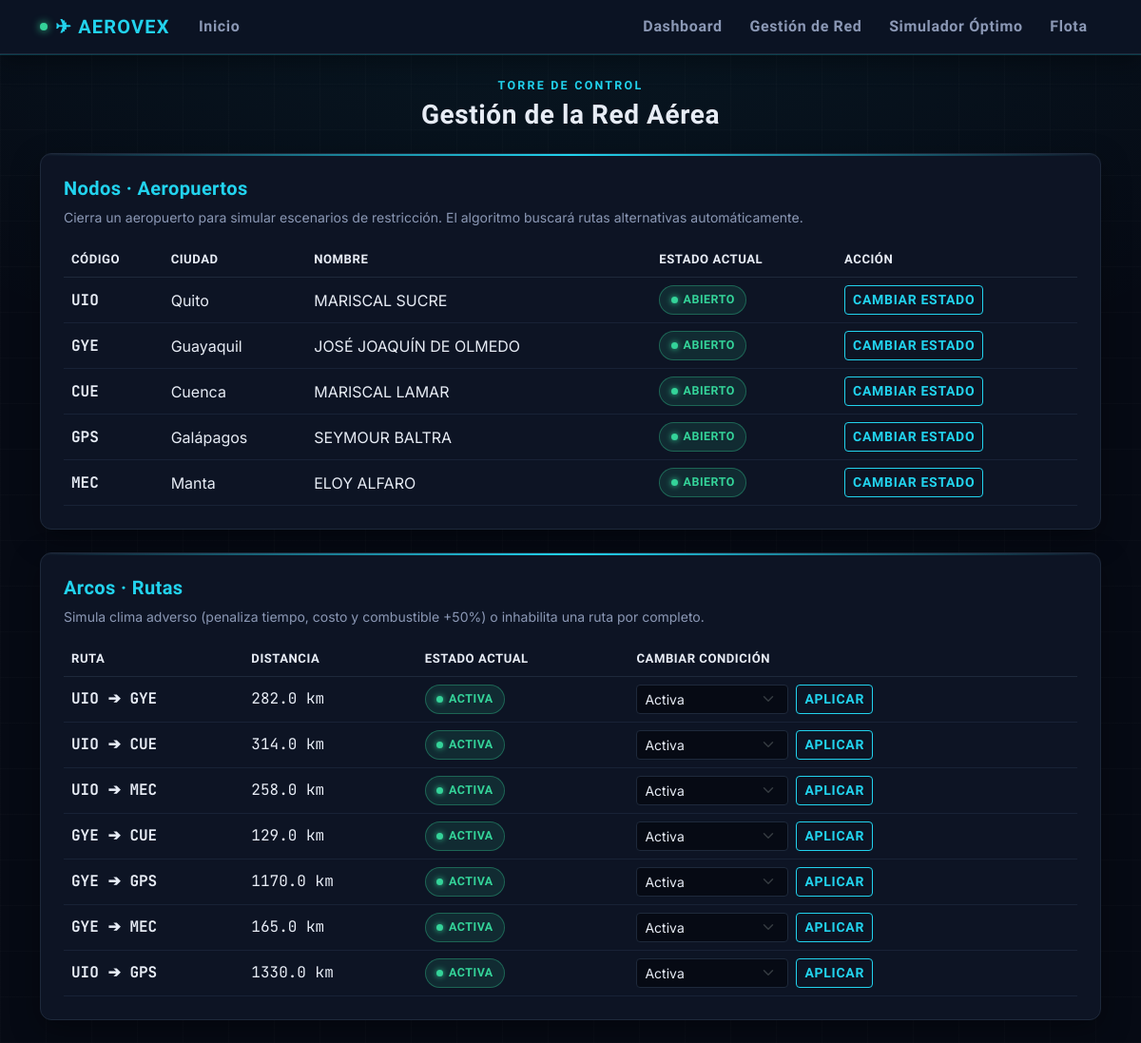
The page /aeropuertos on the database as committed earlier.
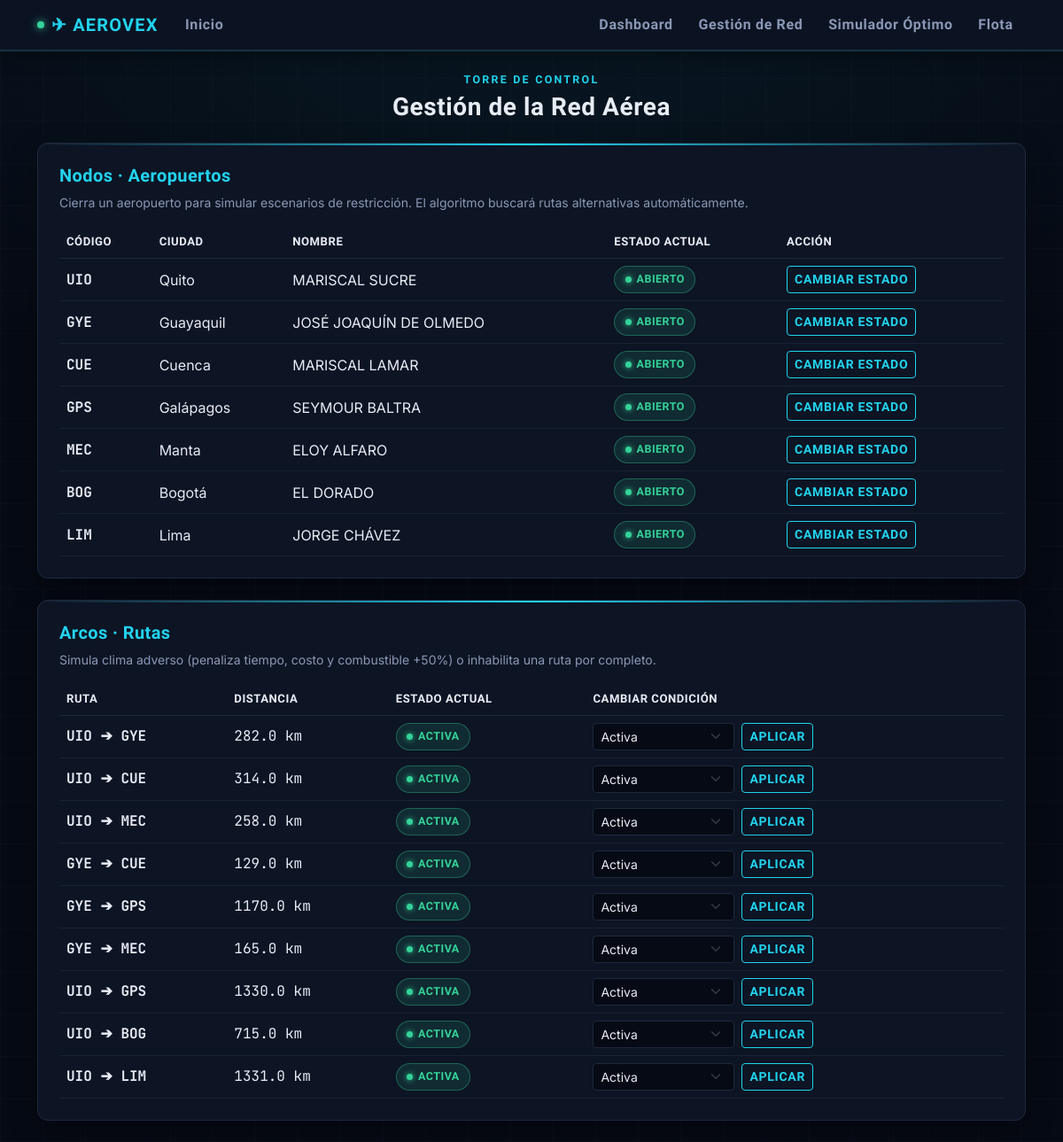
The same page on the database as committed later.
### models.py (models this page shows)
class Aeropuerto(db.Model):
    id = db.Column(db.Integer, primary_key=True)
    codigo = db.Column(db.String(10), unique=True, nullable=False)
    nombre = db.Column(db.String(100), nullable=False)
    ciudad = db.Column(db.String(100), nullable=False)
    latitud = db.Column(db.Float, nullable=False)
    longitud = db.Column(db.Float, nullable=False)
    estado = db.Column(db.String(20), default="Abierto")

class Ruta(db.Model):
    id = db.Column(db.Integer, primary_key=True)
    origen_id = db.Column(db.Integer, db.ForeignKey('aeropuerto.id'), nullable=False)
    destino_id = db.Column(db.Integer, db.ForeignKey('aeropuerto.id'), nullable=False)
    distancia = db.Column(db.Float, nullable=False)
    tiempo = db.Column(db.Float, nullable=False)
    costo = db.Column(db.Float, nullable=False)
    consumo = db.Column(db.Float, nullable=False)
    estado = db.Column(db.String(30), default="Activa")
    origen = db.relationship("Aeropuerto", foreign_keys=[origen_id])
    destino = db.relationship("Aeropuerto", foreign_keys=[destino_id])

### app.py (the view, shortened to what this page needs)
@app.route("/aeropuertos", methods=["GET", "POST"])
def aeropuertos():
    lista_aero = Aeropuerto.query.all()
    lista_rutas = Ruta.query.all()
    rutas_unicas = [r for r in lista_rutas if r.origen_id < r.destino_id]
    return render_template("aeropuertos.html", aeropuertos=lista_aero, rutas=rutas_unicas)

### templates/aeropuertos.html (shortened to what this page needs)
{% extends 'base.html' %}
{% block content %}
<div class="mb-4 text-center">
    <div class="eyebrow mb-1">TORRE DE CONTROL</div>
    <h3 class="display-heading mb-0">Gestión de la Red Aérea</h3>
</div>
<div class="row mb-4">
    <div class="col-12">
        <div class="card p-4 panel-glow">
            <h5 style="color: var(--cyan);">Nodos · Aeropuertos</h5>
            <p class="text-secondary small mb-3">Cierra un aeropuerto para simular escenarios de restricción. El algoritmo buscará rutas alternativas automáticamente.</p>
            <div class="table-responsive">
                <table class="table table-hover align-middle mb-0">
                    <thead>
                        <tr>
                            <th>Código</th>
                            <th>Ciudad</th>
                            <th>Nombre</th>
                            <th>Estado actual</th>
                            <th>Acción</th>
                        </tr>
                    </thead>
                    <tbody>
                        {% for a in aeropuertos %}
                        <tr>
                            <td class="data-readout fw-bold" style="color: var(--cyan);">{{ a.codigo }}</td>
                            <td>{{ a.ciudad }}</td>
                            <td class="text-secondary">{{ a.nombre }}</td>
                            <td>
                                {% if a.estado == 'Abierto' %}
                                    <span class="badge-estado badge-abierto">Abierto</span>
                                {% else %}
                                    <span class="badge-estado badge-cerrado">Cerrado</span>
                                {% endif %}
                            </td>
                            <td>
                                <a href="/toggle_aeropuerto/{{ a.id }}" class="btn btn-sm btn-neon">Cambiar estado</a>
                            </td>
                        </tr>
                        {% endfor %}
                    </tbody>
                </table>
            </div>
        </div>
    </div>
</div>
<div class="row mb-4">
    <div class="col-12">
        <div class="card p-4 panel-glow">
            <h5 style="color: var(--cyan);">Arcos · Rutas</h5>
            <p class="text-secondary small mb-3">Simula clima adverso (penaliza tiempo, costo y combustible +50%) o inhabilita una ruta por completo.</p>
            <div class="table-responsive">
                <table class="table table-hover align-middle mb-0">
                    <thead>
                        <tr>
                            <th>Ruta</th>
                            <th>Distancia</th>
                            <th>Estado actual</th>
                            <th>Cambiar condición</th>
                        </tr>
                    </thead>
                    <tbody>
                        {% for r in rutas %}
                        <tr>
                            <td class="data-readout fw-bold">{{ r.origen.codigo }} ➔ {{ r.destino.codigo }}</td>
                            <td class="data-readout text-secondary">{{ r.distancia }} km</td>
                            <td>
                                {% if r.estado == 'Activa' %}
                                    <span class="badge-estado badge-activa">Activa</span>
                                {% elif r.estado == 'Clima Adverso' %}
                                    <span class="badge-estado badge-clima">Clima adverso</span>
                                {% else %}
                                    <span class="badge-estado badge-inhabilitada">Inhabilitada</span>
                                {% endif %}
                            </td>
                            <td>
                                <form action="/estado_ruta/{{ r.id }}" method="POST" class="d-flex gap-2">
                                    <select name="estado" class="form-select form-select-sm" style="width: 160px;">
                                        <option value="Activa" {% if r.estado == 'Activa' %}selected{% endif %}>Activa</option>
                                    </select>
                                    <button type="submit" class="btn btn-sm btn-neon">Aplicar</button>
                                </form>
                            </td>
                        </tr>
                        {% endfor %}
                    </tbody>
                </table>
            </div>
        </div>
    </div>
</div>
{% endblock %}

### templates/base.html (shortened to what this page needs)
<!DOCTYPE html>
<html lang="es">
<head>
    <link href="https://cdn.jsdelivr.net/npm/bootstrap@5.3.0/dist/css/bootstrap.min.css" rel="stylesheet">
</head>
<body>
    <nav class="navbar navbar-expand-lg navbar-custom mb-4 sticky-top">
        <div class="container">
            <a class="navbar-brand" href="/"><span class="status-dot"></span>✈ AEROVEX</a>
            <div class="collapse navbar-collapse" id="navbarNav">
                <ul class="navbar-nav me-auto">
                    <li class="nav-item"><a class="nav-link" href="/">Inicio</a></li>
                </ul>
                <ul class="navbar-nav ms-auto">
                    <li class="nav-item"><a class="nav-link" href="/dashboard">Dashboard</a></li>
                    <li class="nav-item"><a class="nav-link" href="/aeropuertos">Gestión de Red</a></li>
                    <li class="nav-item"><a class="nav-link" href="/rutas">Simulador Óptimo</a></li>
                    <li class="nav-item"><a class="nav-link" href="/flota">Flota</a></li>
                </ul>
            </div>
        </div>
    </nav>
    <div class="container">
        {% block content %}{% endblock %}
    </div>
</body>
</html>

### templates/base.html (style rules this page uses)
:root { --bg-void: #060a14; --bg-panel: #0d1424; --bg-panel-2: #121a2e; --border: #1e293b; --border-soft: #182236; --cyan: #22d3ee; --cyan-dim: #0e7490; --amber: #fbbf24; --green: #34d399; --red: #f87171; --grey: #64748b; --text: #e7ecf5; --text-dim: #8b98b5; --font-display: 'Rajdhani', sans-serif; --font-body: 'Inter', 'Segoe UI', sans-serif; --font-mono: 'JetBrains Mono', monospace; }
body { background-color: var(--bg-void); color: var(--text); font-family: var(--font-body); background-image: radial-gradient(ellipse 80% 50% at 50% -10%, rgba(34,211,238,0.08), transparent), repeating-linear-gradient(0deg, rgba(255,255,255,0.015) 0px, rgba(255,255,255,0.015) 1px, transparent 1px, transparent 48px), repeating-linear-gradient(90deg, rgba(255,255,255,0.015) 0px, rgba(255,255,255,0.015) 1px, transparent 1px, transparent 48px); min-height: 100vh; }
h1, h2, h3, h4, h5, .display-heading { font-family: var(--font-display); font-weight: 700; letter-spacing: 0.02em; }
.font-mono, .data-readout { font-family: var(--font-mono); color: var(--text); }
.card, .card * { color: var(--text); }
.eyebrow { font-family: var(--font-display); font-weight: 600; letter-spacing: 0.18em; text-transform: uppercase; color: var(--cyan); font-size: 0.78rem; }
.navbar-custom { background-color: rgba(13,20,36,0.92); border-bottom: 1px solid var(--border); box-shadow: 0 1px 0 rgba(34,211,238,0.25), 0 8px 24px rgba(0,0,0,0.35); backdrop-filter: blur(6px); }
.navbar-brand { font-family: var(--font-display); font-weight: 700; letter-spacing: 0.06em; color: var(--cyan) !important; display: flex; align-items: center; gap: 8px; }
.status-dot { width: 8px; height: 8px; border-radius: 50%; background: var(--green); box-shadow: 0 0 8px var(--green); animation: pulse-dot 2s infinite ease-in-out; }
.nav-link { color: var(--text-dim) !important; font-weight: 600; font-family: var(--font-display); letter-spacing: 0.04em; padding: 0.5rem 0.9rem !important; border-radius: 6px; transition: all 0.2s; }
.card { background-color: var(--bg-panel); border: 1px solid var(--border); border-radius: 12px; box-shadow: 0 10px 30px rgba(0,0,0,0.35), 0 1px 0 rgba(255,255,255,0.03) inset; }
.panel-glow { position: relative; overflow: hidden; }
.panel-glow::before { content: ""; position: absolute; top: 0; left: 0; right: 0; height: 2px; background: linear-gradient(90deg, transparent, var(--cyan), transparent); }
.table { --bs-table-color: var(--text); --bs-table-bg: transparent; --bs-table-border-color: var(--border-soft); --bs-table-striped-color: var(--text); --bs-table-striped-bg: rgba(255,255,255,0.025); --bs-table-hover-color: var(--text); --bs-table-hover-bg: rgba(34,211,238,0.07); color: var(--text) !important; }
.table > :not(caption) > * > * { color: var(--text) !important; box-shadow: none !important; }
thead th { color: var(--cyan) !important; font-family: var(--font-display); letter-spacing: 0.05em; text-transform: uppercase; font-size: 0.8rem; border-bottom: 1px solid var(--border) !important; padding-bottom: 0.75rem; }
tbody td { border-color: var(--border-soft) !important; padding-top: 0.7rem; padding-bottom: 0.7rem; }
.text-secondary { color: var(--text-dim) !important; }
h5, h6 { color: var(--text); }
.form-control, .form-select { background-color: var(--bg-void); color: var(--text) !important; border: 1px solid var(--border); }
.btn-neon { background-color: transparent; color: var(--cyan); border: 1px solid var(--cyan); font-family: var(--font-display); font-weight: 700; letter-spacing: 0.05em; text-transform: uppercase; transition: all 0.25s; }
table { color: var(--text) !important; }
thead th { color: var(--cyan) !important; font-family: var(--font-display); letter-spacing: 0.04em; text-transform: uppercase; font-size: 0.82rem; border-bottom: 1px solid var(--border) !important; }
tbody td { border-color: var(--border-soft) !important; }
.badge-estado { display: inline-flex; align-items: center; gap: 6px; font-family: var(--font-display); font-weight: 600; letter-spacing: 0.04em; text-transform: uppercase; font-size: 0.78rem; padding: 0.32rem 0.7rem; border-radius: 20px; border: 1px solid transparent; }
.badge-estado::before { content: ""; width: 7px; height: 7px; border-radius: 50%; }
.badge-abierto, .badge-activa { background: rgba(52,211,153,0.12); color: var(--green); border-color: rgba(52,211,153,0.35); }
.badge-abierto::before, .badge-activa::before { background: var(--green); box-shadow: 0 0 6px var(--green); }
a { color: var(--cyan); }

Rows that differ between the two databases and show on the page:
added Aeropuerto: codigo "BOG", ciudad "Bogotá", nombre "EL DORADO", estado "ABIERTO"
added Aeropuerto: codigo "LIM", ciudad "Lima", nombre "JORGE CHÁVEZ", estado "ABIERTO"
added Ruta: origen.codigo "UIO", destino.codigo "BOG", distancia "715.0", shows "ACTIVA", estado "Activa"
added Ruta: origen.codigo "UIO", destino.codigo "LIM", distancia "1331.0", shows "ACTIVA", estado "Activa"
